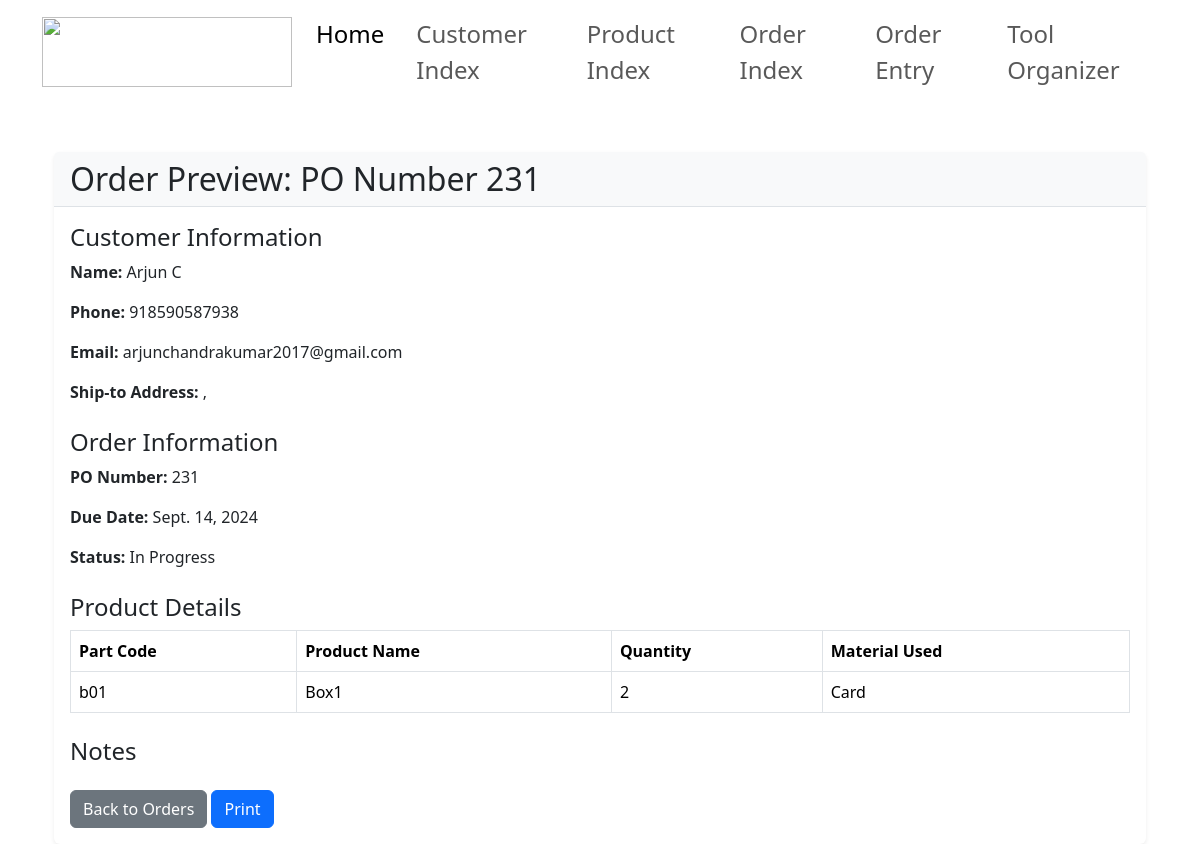
The app's page /order_preview/1/, older data.
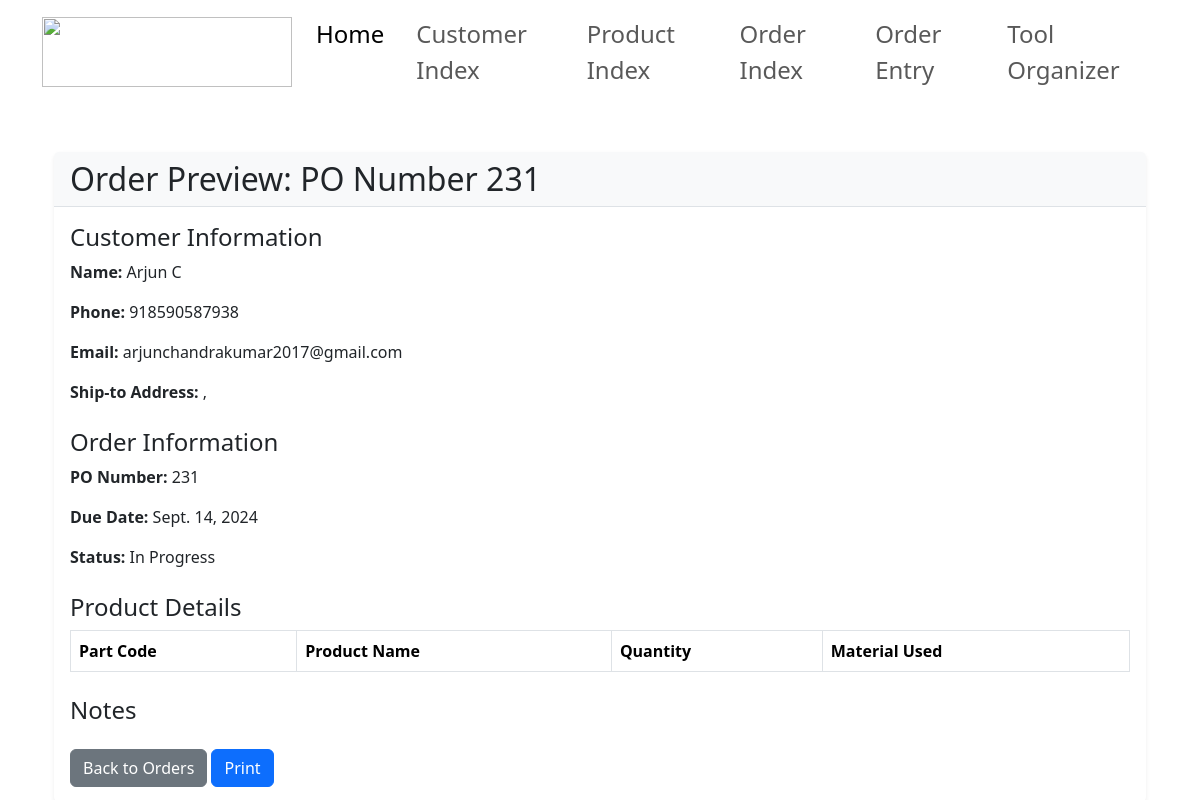
The same page, newer data.
### app1/models.py (models this page shows, shortened)
class OrderProduct(models.Model):
    order = models.ForeignKey(Order, on_delete=models.CASCADE, related_name='order_products')
    product = models.ForeignKey(Product, on_delete=models.CASCADE)
    quantity = models.PositiveIntegerField()

class Product(models.Model):
    part_code = models.CharField(max_length=100, unique=True)
    part_name = models.CharField(max_length=255)
    details = models.TextField(blank=True, null=True)
    material_used = models.CharField(max_length=255)

### app1/views.py (the view)
# urls.py: path("order_preview/<int:pk>/", views.order_preview, name="order_preview"),
def order_preview(request, pk):
    order = get_object_or_404(Order, pk=pk)
    products = order.order_products.all()  # Fetch related order products
    return render(request, 'order_preview.html', {
        'order': order,
        'products': products,
    })

### templates/order_preview.html (shortened to what this page needs)
{% extends 'base.html' %}
{% block content %}
<div class="container mt-5">
    <div class="card border-0 shadow-sm">
        <div class="card-header bg-light border-bottom">
            <h2 class="mb-0 text-dark">Order Preview: PO Number {{ order.po_number }}</h2>
        </div>
        <div class="card-body">
            <div class="mb-4">
                <h4>Customer Information</h4>
                <p><strong>Name:</strong> {{ order.customer.name }}</p>
                <p><strong>Phone:</strong> {{ order.customer.phone_number }}</p>
                <p><strong>Email:</strong> {{ order.customer.email }}</p>
                <p><strong>Ship-to Address:</strong> {{ order.ship_to_address.street }}, {{ order.ship_to_address.city }}</p>
            </div>
            <div class="mb-4">
                <h4>Order Information</h4>
                <p><strong>PO Number:</strong> {{ order.po_number }}</p>
                <p><strong>Due Date:</strong> {{ order.due_date }}</p>
                <p><strong>Status:</strong> {{ order.get_status_display }}</p>
            </div>
            <h4>Product Details</h4>
            <table class="table table-bordered">
                <thead class="thead-light">
                    <tr>
                        <th>Part Code</th>
                        <th>Product Name</th>
                        <th>Quantity</th>
                        <th>Material Used</th>
                    </tr>
                </thead>
                <tbody>
                    {% for product in products %}
                    <tr>
                        <td>{{ product.product.part_code }}</td>
                        <td>{{ product.product.part_name }}</td>
                        <td>{{ product.quantity }}</td>
                        <td>{{ product.product.material_used }}</td>
                    </tr>
                    {% endfor %}
                </tbody>
            </table>
            <div class="mt-4">
                <h4>Notes</h4>
            </div>
            <div class="mt-4">
                <a href="{% url 'order_entry' %}" class="btn btn-secondary">Back to Orders</a>
                <a href="{% url 'order_preview_pdf' order.pk %}" class="btn btn-primary">Print</a>
            </div>
        </div>
    </div>
</div>
{% endblock %}

Row changes from the older to the newer data that the page shows:
removed OrderProduct: product.part_code "b01", product.part_name "Box1", quantity "2", product.material_used "Card"
